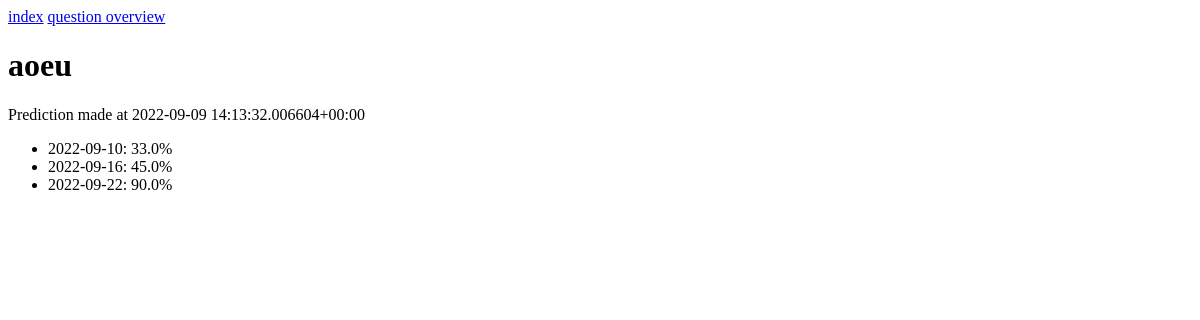
The page /prediction/7/ on the database as committed earlier.
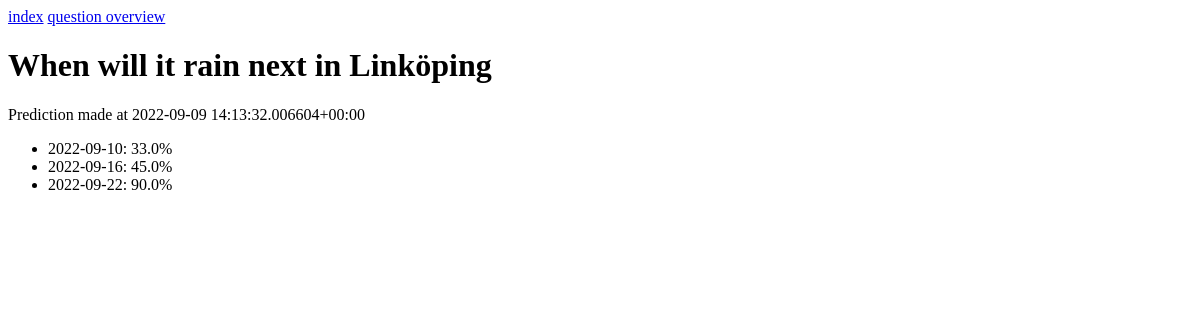
The same page on the database as committed later.
### metaculus_probability_distribution/models.py (models this page shows, shortened)
class Prediction(models.Model):
    question = models.ForeignKey(Question, on_delete=models.CASCADE)
    prediction_time = models.DateTimeField("datetime predicted")
    brier_score = models.FloatField(
        validators=[MinValueValidator(0.0), MaxValueValidator(1.0)]
    )
    def __str__(self) -> str:
        return str(self.prediction_time)
    class Meta:
        constraints = (
            CheckConstraint(
                check=Q(brier_score__gte=0.0) & Q(brier_score__lte=1.0),
                name="brier_score_range_constraint",
            ),
        )

class Question(models.Model):
    question_title = models.CharField(max_length=200)
    question_description = models.CharField(max_length=2000)
    pub_date = models.DateTimeField("date published")
    start_date = models.DateTimeField("start date")
    end_date = models.DateTimeField("end date")
    question_open = models.BooleanField(default=True)
    def __str__(self) -> str:
        return f"{self.question_title}"

### metaculus_probability_distribution/views.py (the view)
class PredictionDetailView(GenericDetailViewPrediction):
    model = Prediction
    template_name = "metaculus_probability_distribution/prediction.html"
    def get_context_data(self, *args: Any, **kwargs: Any) -> dict[str, Any]:
        context = super().get_context_data(*args, **kwargs)
        context["prediction_points"] = PredictionPoint.objects.filter(
            prediction=context["prediction"]
        )
        return context

### metaculus_probability_distribution/models.py (called while the page is built)
    def __str__(self) -> str:
        return f"{self.date}: {self.probability*100}%"

### metaculus_probability_distribution/templates/metaculus_probability_distribution/prediction.html
<a href="{% url 'index' %}">index</a>
<a href="{% url 'detail' prediction.question.id %}">question overview</a>
<h1>{{prediction.question}}</h1>
<p>Prediction made at {{prediction}}</p>
<ul>
{% for prediction_point in prediction_points %}
<li>{{prediction_point}}</li>
{% endfor %}
</ul>

Rows that differ between the two databases and show on the page:
changed through a linked row, Prediction: question "aoeu" → "When will it rain next in Linköping"
